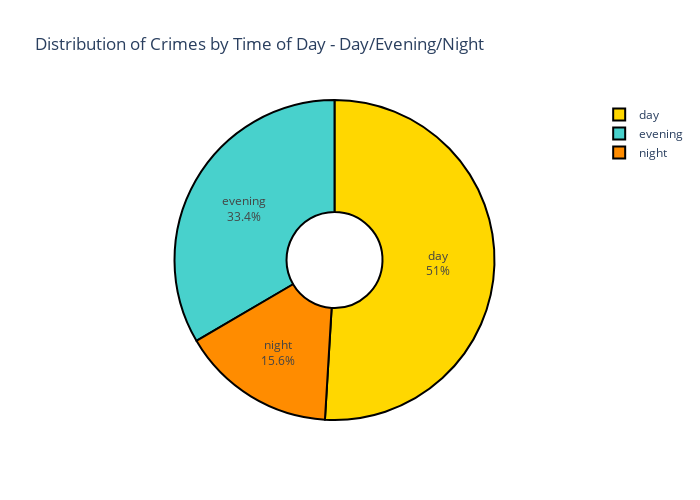

The code cell stored with this chart in its notebook:
### Code cell
# importing plotly to create a pie chart visual
import plotly.express as px

# define a list of colours for the pie chart
colors = ['gold', 'mediumturquoise', 'darkorange']

# creating a pie chart using plotly express with time_of_day as the data source
fig = px.pie(data_frame = time_of_day, # data source
             values = 'Incident Count', # count by time of day 
             names = 'Time of Day (ENG)', # passing the English labels as the label 
             title = 'Distribution of Crimes by Time of Day - Day/Evening/Night', # setting the title for the pie chart
             width = 700, # width of the chart in pixels
             height = 500, # height of the chart in pixels
             hole = .3) # size of the donut hole

fig.update_traces(textposition = 'inside', # position of the text label within the pie chart
                  textinfo = 'percent+label', # format of the text labels in the chart
                  textfont_size=12, # font size of the tect labels in the chart
                  marker=dict(colors=colors, line=dict(color='#000000', width=2))) # properties of the lines separating the sections

# displaying styled chart
fig.show()

### Figure 1 — Plotly figure (JSON) as saved in the notebook; plotly's stock layout.template omitted (floating-point values rounded to 4 significant figures)
{"data": [{"domain": {"x": [0, 1], "y": [0, 1]}, "hole": 0.3, "hovertemplate": "Time of Day (ENG)=%{label}<br>Incident Count=%{value}<extra></extra>", "labels": ["day", "evening", "night"], "legendgroup": "", "marker": {"colors": ["gold", "mediumturquoise", "darkorange"], "line": {"color": "#000000", "width": 2}}, "name": "", "showlegend": true, "textfont": {"size": 12}, "textinfo": "percent+label", "textposition": "inside", "type": "pie", "values": [124382, 81612, 38123]}], "layout": {"height": 500, "legend": {"tracegroupgap": 0}, "title": {"text": "Distribution of Crimes by Time of Day - Day/Evening/Night"}, "width": 700}}
